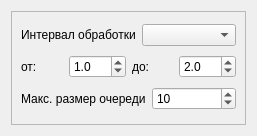
<?xml version="1.0" encoding="UTF-8"?>
<ui version="4.0">
 <class>Reception</class>
 <widget class="QWidget" name="Reception">
  <property name="geometry">
   <rect>
    <x>0</x>
    <y>0</y>
    <width>257</width>
    <height>136</height>
   </rect>
  </property>
  <property name="windowTitle">
   <string>Form</string>
  </property>
  <layout class="QVBoxLayout" name="verticalLayout_2">
   <item>
    <widget class="QFrame" name="frame">
     <property name="frameShape">
      <enum>QFrame::StyledPanel</enum>
     </property>
     <property name="frameShadow">
      <enum>QFrame::Raised</enum>
     </property>
     <property name="lineWidth">
      <number>2</number>
     </property>
     <layout class="QVBoxLayout" name="verticalLayout">
      <item>
       <layout class="QHBoxLayout" name="horizontalLayout_3">
        <item>
         <widget class="QLabel" name="label_5">
          <property name="text">
           <string>Интервал обработки</string>
          </property>
         </widget>
        </item>
        <item>
         <widget class="QComboBox" name="procIntCB"/>
        </item>
       </layout>
      </item>
      <item>
       <layout class="QHBoxLayout" name="horizontalLayout">
        <item>
         <widget class="QLabel" name="label_3">
          <property name="text">
           <string>от:</string>
          </property>
         </widget>
        </item>
        <item>
         <widget class="QDoubleSpinBox" name="procMinSB">
          <property name="decimals">
           <number>1</number>
          </property>
          <property name="value">
           <double>1.000000000000000</double>
          </property>
         </widget>
        </item>
        <item>
         <widget class="QLabel" name="label_4">
          <property name="text">
           <string>до:</string>
          </property>
         </widget>
        </item>
        <item>
         <widget class="QDoubleSpinBox" name="procMaxSB">
          <property name="decimals">
           <number>1</number>
          </property>
          <property name="value">
           <double>2.000000000000000</double>
          </property>
         </widget>
        </item>
       </layout>
      </item>
      <item>
       <layout class="QHBoxLayout" name="horizontalLayout_2">
        <item>
         <widget class="QLabel" name="label_7">
          <property name="text">
           <string>Макс. размер очереди</string>
          </property>
         </widget>
        </item>
        <item>
         <widget class="QSpinBox" name="maxQSB">
          <property name="minimum">
           <number>1</number>
          </property>
          <property name="maximum">
           <number>999</number>
          </property>
          <property name="value">
           <number>10</number>
          </property>
         </widget>
        </item>
       </layout>
      </item>
     </layout>
    </widget>
   </item>
  </layout>
 </widget>
 <resources/>
 <connections/>
</ui>
